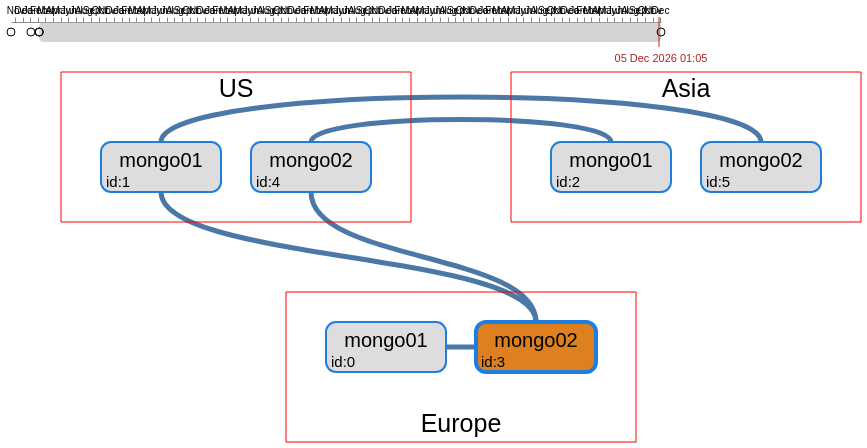

This figure's Vega-Lite source:
### Vega specification from a JSON file in a GitHub repository (floating-point values rounded to 4 significant figures)
{"$schema": "https://vega.github.io/schema/vega/v5.json", "description": "An interactive line chart of stock prices, with returns shown relative to a selected date.", "width": 650, "height": 300, "padding": 5, "signals": [{"description": "------- Ce signal est émis par la souris, et renvoie une date -----", "name": "sig_mouseDate", "init": "now()", "on": [{"events": "mousemove", "update": "invert('scale_x', clamp(x(), 0, width))"}]}, {"description": "------- Ce signal est émis par un click et mémorise la date-----", "name": "sig_clickDate", "on": [{"events": "click", "update": "invert('scale_x', clamp(x(), 0, width))"}]}], "data": [{"name": "input_data", "values": [{"log_date": "20191015-080000", "status": [{"_id": 0, "name": "mongo01.europe.domain:27017", "syncSourceId": -1, "stateStr": "PRIMARY"}, {"_id": 1, "name": "mongo01.us.domain:27017", "syncSourceId": 4, "stateStr": "SECONDARY"}, {"_id": 2, "name": "mongo01.asia.domain:27017", "syncSourceId": 5, "stateStr": "SECONDARY"}, {"_id": 3, "name": "mongo02.europe.domain:27017", "syncSourceId": 0, "stateStr": "SECONDARY"}, {"_id": 4, "name": "mongo02.us.domain:27017", "syncSourceId": 3, "stateStr": "SECONDARY"}, {"_id": 5, "name": "mongo02.asia.domain:27017", "syncSourceId": 4, "stateStr": "SECONDARY"}]}, {"log_date": "20200103-080000", "status": [{"_id": 0, "name": "mongo01.europe.domain:27017", "syncSourceId": 3, "stateStr": "SECONDARY"}, {"_id": 1, "name": "mongo01.us.domain:27017", "syncSourceId": 0, "stateStr": "SECONDARY"}, {"_id": 2, "name": "mongo01.asia.domain:27017", "syncSourceId": 3, "stateStr": "SECONDARY"}, {"_id": 3, "name": "mongo02.europe.domain:27017", "syncSourceId": -1, "stateStr": "PRIMARY"}, {"_id": 4, "name": "mongo02.us.domain:27017", "syncSourceId": 3, "stateStr": "SECONDARY"}, {"_id": 5, "name": "mongo02.asia.domain:27017", "syncSourceId": 0, "stateStr": "SECONDARY"}]}, {"log_date": "20200205-120000", "status": [{"_id": 0, "name": "mongo01.europe.domain:27017", "syncSourceId": 3, "stateStr": "SECONDARY"}, {"_id": 1, "name": "mongo01.us.domain:27017", "syncSourceId": 3, "stateStr": "SECONDARY"}, {"_id": 2, "name": "mongo01.asia.domain:27017", "syncSourceId": 1, "stateStr": "SECONDARY"}, {"_id": 3, "name": "mongo02.europe.domain:27017", "syncSourceId": -1, "stateStr": "PRIMARY"}, {"_id": 4, "name": "mongo02.us.domain:27017", "syncSourceId": 3, "stateStr": "SECONDARY"}, {"_id": 5, "name": "mongo02.asia.domain:27017", "syncSourceId": 1, "stateStr": "SECONDARY"}]}, {"log_date": "20200205-140000", "status": [{"_id": 0, "name": "mongo01.europe.domain:27017", "syncSourceId": 3, "stateStr": "SECONDARY"}, {"_id": 1, "name": "mongo01.us.domain:27017", "syncSourceId": 3, "stateStr": "SECONDARY"}, {"_id": 2, "name": "mongo01.asia.domain:27017", "syncSourceId": 4, "stateStr": "SECONDARY"}, {"_id": 3, "name": "mongo02.europe.domain:27017", "syncSourceId": -1, "stateStr": "PRIMARY"}, {"_id": 4, "name": "mongo02.us.domain:27017", "syncSourceId": 3, "stateStr": "SECONDARY"}, {"_id": 5, "name": "mongo02.asia.domain:27017", "syncSourceId": 1, "stateStr": "SECONDARY"}]}], "format": {"parse": {"log_date": "date:'%Y%m%d-%H%M%S'"}}, "transform": [{"type": "formula", "as": "date", "expr": "time(datum.log_date)"}]}, {"name": "today", "values": [{}], "transform": [{"type": "formula", "as": "date", "expr": "now()"}]}, {"name": "milestones", "source": ["input_data", "today"]}, {"description": "---- Contient le milestone juste avant la sélection (mouseMove) ----", "name": "first_before", "source": "milestones", "transform": [{"type": "filter", "expr": "datum.date<sig_mouseDate"}, {"type": "extent", "field": "date", "signal": "sig_before_range"}, {"type": "filter", "expr": "datum.date==sig_before_range[1]"}]}, {"description": "---- Contient le milestone juste après la sélection (mouseMove)----", "name": "first_after", "source": "milestones", "transform": [{"type": "filter", "expr": "datum.date>=sig_mouseDate"}, {"type": "extent", "field": "date", "signal": "sig_after_range"}, {"type": "filter", "expr": "datum.date==sig_after_range[0]"}]}, {"description": "---- un object unique contenant sig_before_range+sig_after_range (mouseMove) ----", "name": "mouse_date_bounds", "source": ["first_before", "first_after"], "transform": [{"type": "aggregate", "fields": ["date", "date"], "ops": ["min", "max"], "as": ["from", "to"]}]}, {"description": "---- Contient l'event juste avant la sélection (CLICK) ----", "name": "selected_milestone", "source": "milestones", "transform": [{"type": "filter", "expr": "datum.date<sig_clickDate"}, {"type": "extent", "field": "date", "signal": "sig_before_click"}, {"type": "filter", "expr": "datum.date==sig_before_click[1]"}]}, {"description": "---- Contient l'event juste apres la sélection (CLICK) ----", "name": "first_after_selected_milestone", "source": "milestones", "transform": [{"type": "filter", "expr": "datum.date>=sig_clickDate"}, {"type": "extent", "field": "date", "signal": "sig_after_click"}, {"type": "filter", "expr": "datum.date==sig_after_click[0]"}]}, {"name": "click_date_bounds", "source": ["selected_milestone", "first_after_selected_milestone"], "transform": [{"type": "aggregate", "fields": ["date", "date"], "ops": ["min", "max"], "as": ["from", "to"]}]}, {"name": "region_block", "values": [{"name": "europe", "width": 350, "height": 150, "x": 275, "y": 270, "count": 2, "label": "Europe"}, {"name": "us", "width": 350, "height": 150, "x": 50, "y": 50, "count": 2, "label": "US"}, {"name": "asia", "width": 350, "height": 150, "x": 500, "y": 50, "count": 1, "label": "Asia"}], "transform": [{"type": "formula", "as": "text_x", "expr": "datum.x + datum.width/2"}, {"type": "formula", "as": "text_y", "expr": "datum.y>100 ? datum.y + datum.height - 30 : datum.y + 5"}]}, {"name": "selected_node", "source": "first_before", "transform": [{"type": "flatten", "fields": ["status"]}, {"type": "formula", "as": "_id", "expr": "datum.status._id"}, {"type": "formula", "as": "name", "expr": "datum.status.name"}, {"type": "formula", "as": "stateStr", "expr": "datum.status.stateStr"}, {"type": "formula", "as": "syncSourceId", "expr": "datum.status.syncSourceId"}]}, {"name": "node_block", "source": "selected_node", "transform": [{"type": "formula", "as": "id_label", "expr": "'id:'+datum._id"}, {"type": "formula", "as": "name_parts", "expr": "split(split(datum.name,':')[0],'.')"}, {"type": "formula", "as": "node_name", "expr": "datum.name_parts[0]"}, {"type": "formula", "as": "node_region", "expr": "datum.name_parts[1]"}, {"type": "formula", "as": "index_in_region", "expr": "slice(datum.node_name,-1)-1"}, {"type": "lookup", "from": "region_block", "key": "name", "fields": ["node_region"], "as": ["region"]}, {"type": "formula", "as": "x", "expr": "datum.region.x + 40 + datum.index_in_region * 150"}, {"type": "formula", "as": "width", "expr": "120"}, {"type": "formula", "as": "y", "expr": "datum.region.y + (datum.node_region=='europe'?30:70)"}, {"type": "formula", "as": "height", "expr": "50"}, {"type": "formula", "as": "right", "expr": "datum.x + datum.width"}, {"type": "formula", "as": "bottom", "expr": "datum.y + datum.height"}, {"type": "formula", "as": "cx", "expr": "datum.x + datum.width/2"}, {"type": "formula", "as": "cy", "expr": "datum.y + datum.height/2"}, {"type": "formula", "as": "back_color", "expr": "datum.stateStr=='PRIMARY' ? '#DE801F' : '#ddd'"}, {"type": "formula", "as": "line_width", "expr": "datum.stateStr=='PRIMARY' ? 4 : 2"}]}, {"name": "sync_links", "source": "node_block", "transform": [{"type": "filter", "expr": "! (datum.syncSourceId<0)"}, {"type": "lookup", "from": "node_block", "fields": ["syncSourceId"], "key": "_id", "as": ["target"]}]}, {"name": "smart-links", "source": "sync_links", "transform": [{"type": "formula", "as": "same_line", "expr": "datum.y==datum.target.y"}, {"type": "formula", "as": "left_node", "expr": "datum.x < datum.target.x ? datum : datum.target"}, {"type": "formula", "as": "right_node", "expr": "datum.x > datum.target.x ? datum : datum.target"}, {"type": "formula", "as": "top_node", "expr": "datum.y < datum.target.y ? datum : datum.target"}, {"type": "formula", "as": "bottom_node", "expr": "datum.y > datum.target.y ? datum : datum.target"}, {"type": "formula", "as": "same_region", "expr": "datum.node_region==datum.target.node_region"}, {"type": "formula", "as": "top_line", "expr": "(datum.node_region!='europe') && (datum.target.node_region!='europe')"}, {"type": "formula", "as": "bottom_line", "expr": "(datum.node_region=='europe') && (datum.target.node_region=='europe')"}, {"type": "formula", "as": "cross_line", "expr": "!datum.top_line && !datum.bottom_line"}, {"type": "formula", "as": "side_to_side", "expr": "datum.same_line && ( datum.same_region && datum.left_node.index_in_region == datum.right_node.index_in_region -1 )"}]}, {"name": "side-to-side-links", "source": "smart-links", "transform": [{"type": "filter", "expr": "datum.side_to_side"}, {"type": "formula", "as": "path", "expr": "'M'+datum.left_node.right+','+datum.left_node.cy+'L'+datum.right_node.x+','+datum.right_node.cy"}]}, {"name": "top-links", "source": "smart-links", "transform": [{"type": "filter", "expr": "datum.top_line && ! datum.side_to_side"}, {"type": "formula", "as": "deltax", "expr": "abs(datum.cx-datum.target.cx)"}, {"type": "formula", "as": "y", "expr": "datum.y"}, {"type": "formula", "as": "up", "expr": "datum.y - datum.deltax/10"}, {"type": "formula", "as": "path", "expr": "'M'+datum.cx+','+datum.y+'C'+datum.cx+','+datum.up+' '+datum.target.cx+','+datum.up+' '+datum.target.cx+','+datum.y"}]}, {"name": "cross-line-links", "source": "smart-links", "transform": [{"type": "filter", "expr": "datum.cross_line"}, {"type": "formula", "as": "btm", "expr": "datum.top_node.bottom + 70"}, {"type": "formula", "as": "up", "expr": "datum.bottom_node.y - 70"}, {"type": "formula", "as": "p1", "expr": "datum.top_node.cx+','+datum.top_node.bottom"}, {"type": "formula", "as": "p2", "expr": "datum.top_node.cx+','+datum.btm"}, {"type": "formula", "as": "p3", "expr": "datum.bottom_node.cx+','+datum.up"}, {"type": "formula", "as": "p4", "expr": "datum.bottom_node.cx+','+datum.bottom_node.y"}, {"type": "formula", "as": "path", "expr": "'M'+datum.p1+'C'+datum.p2+' '+datum.p3+' '+datum.p4"}]}, {"name": "all-links", "source": ["top-links", "side-to-side-links", "cross-line-links"]}], "scales": [{"name": "scale_x", "type": "time", "domain": {"data": "milestones", "field": "date"}, "range": "width"}], "axes": [{"orient": "top", "scale": "scale_x", "format": "%b", "tickCount": "month"}], "marks": [{"description": "-------------------- bloc temporel selectionné ------------------", "type": "rect", "from": {"data": "click_date_bounds"}, "encode": {"enter": {"y": {"value": -5}, "y2": {"value": 25}, "fill": {"value": "#F88"}, "cornerRadius": {"value": 10}, "opacity": {"value": 0.5}}, "update": {"x": {"scale": "scale_x", "field": "from"}, "x2": {"scale": "scale_x", "field": "to"}}}}, {"description": "-------------------- bloc temporel survolé ------------------", "type": "rect", "from": {"data": "mouse_date_bounds"}, "encode": {"enter": {"y": {"value": 0}, "y2": {"value": 20}, "fill": {"value": "#aaa"}, "cornerRadius": {"value": 4}, "opacity": {"value": 0.5}}, "update": {"x": {"scale": "scale_x", "field": "from"}, "x2": {"scale": "scale_x", "field": "to"}}}}, {"description": "-------------------- Elements temporels (diamond) ------------------", "type": "symbol", "from": {"data": "milestones"}, "encode": {"update": {"x": {"scale": "scale_x", "field": "date"}, "y": {"value": 10}, "stroke": {"value": "black"}}}}, {"description": "-------------------- Regle des temps verticales ------------------", "type": "rule", "encode": {"enter": {"y": {"value": -5}, "y2": {"value": 25}, "stroke": {"value": "firebrick"}}, "update": {"x": {"scale": "scale_x", "signal": "sig_mouseDate", "offset": -2}}}}, {"description": "-------------------- Temps sélectionné (texte) ------------------", "type": "text", "encode": {"enter": {"y": {"value": 40}, "align": {"value": "center"}, "fill": {"value": "firebrick"}}, "update": {"x": {"scale": "scale_x", "signal": "sig_mouseDate"}, "text": {"signal": "timeFormat(sig_mouseDate, '%d %b %Y %H:%M')"}}}}, {"type": "path", "from": {"data": "all-links"}, "encode": {"enter": {"path": {"field": "path"}, "strokeWidth": {"value": 5}}}}, {"type": "rect", "from": {"data": "node_block"}, "encode": {"enter": {"x": {"field": "x"}, "y": {"field": "y"}, "width": {"field": "width"}, "height": {"field": "height"}, "stroke": {"value": "#1F7DDE"}, "cornerRadius": {"value": 10}, "strokeWidth": {"field": "line_width"}, "fill": {"field": "back_color"}}}}, {"type": "text", "from": {"data": "node_block"}, "encode": {"enter": {"text": {"field": "node_name"}, "align": {"value": "center"}, "fontSize": {"value": 20}, "x": {"field": "cx"}, "y": {"field": "cy"}}}}, {"type": "text", "from": {"data": "node_block"}, "encode": {"enter": {"text": {"field": "id_label"}, "align": {"value": "left"}, "x": {"field": "x"}, "y": {"field": "bottom"}, "fontSize": {"value": 15}, "dx": {"value": 5}, "dy": {"value": -5}}}}, {"type": "rect", "from": {"data": "region_block"}, "encode": {"enter": {"x": {"field": "x"}, "y": {"field": "y"}, "width": {"field": "width"}, "height": {"field": "height"}, "stroke": {"value": "red"}}}}, {"type": "text", "from": {"data": "region_block"}, "encode": {"enter": {"text": {"field": "label"}, "align": {"value": "center"}, "baseline": {"value": "top"}, "x": {"field": "text_x"}, "y": {"field": "text_y"}, "fontSize": {"value": 25}}}}]}
